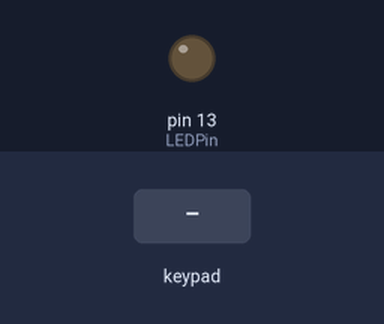
Recording of a sketch running on a simulated Arduino Uno, built with avr-gcc and run on an emulated ATmega328P. Parts: output pins drawn as LEDs (lit = HIGH). Wiring (inferred from the names in the program): 4×4 keypad with keys 1 2 3 A 4 5 6 B 7 8 9 C * 0 # D (labels assumed): rows pin 4, pin 5, pin 6, pin 7; columns pin 8, pin 9, pin 10, pin 11. Dashed ring = blinking. The inputs (shaded band) are chosen by the test bench. Pins used as bus, display or sensor lines are not drawn.

Above: at 1.2 s.
1.3 s: keypad keys 4 5 6 7 pressed 0.4 s apart
At 1.65 s:
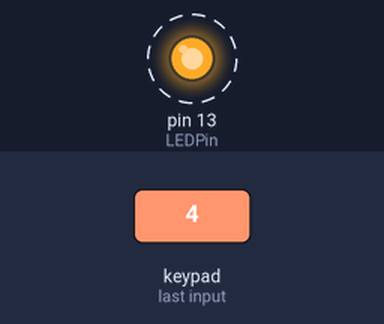
4.4 s: key '1' pressed
At 5.5 s:
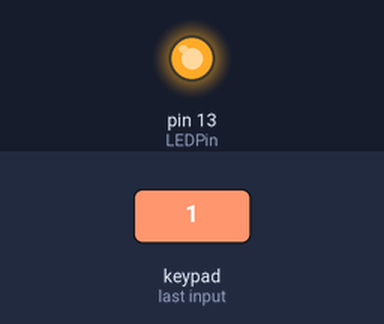
6.0 s: key '2' pressed
At 6.7 s:
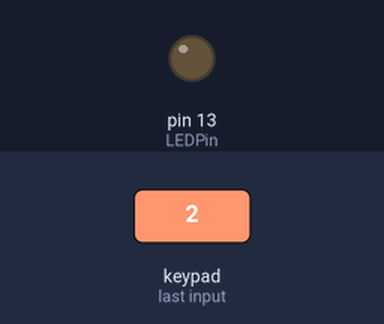
Timing chart, 0 to 9.0 s (numbered marks = the images above; inputs shaded):
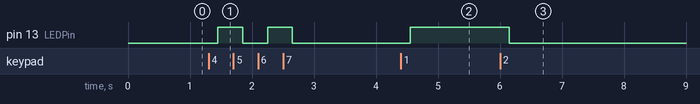

The sketch:

Arduino_matrix.ino
```cpp
const int LEDPin = 13;
const int numRows = 4;//定义4行
const int numCols = 4;//定义4列
const int rowPins[numRows] = {4, 5, 6, 7}; //设置4*4按键对应的引脚
const int colPins[numCols] = {8, 9, 10, 11};
const int debounceTime = 20;//去抖动时间长度 20ms

int LEDState = LOW;

void setup()
{
  pinMode(LEDPin, OUTPUT);
  digitalWrite(LEDPin, LEDState);
  for (int row = 0; row < numRows; row++)
  {
    pinMode(rowPins[row], INPUT);
    digitalWrite(rowPins[row], HIGH);
  }
  for (int column = 0; column < numCols; column++)
  {
    pinMode(colPins[column], OUTPUT);
    digitalWrite(colPins[column], HIGH);
  }
}
void loop()
{
  for (int column = 0; column < numCols; column++)
  {
    digitalWrite(colPins[column], LOW);
    for (int row = 0 ; row < numRows; row++)
    {
      if (digitalRead(rowPins[row]) == LOW) //是否有按键按下
      {
        delay(debounceTime);
        while (digitalRead(rowPins[row]) == LOW); //等待按键释放
        LEDState = !LEDState;
        digitalWrite(LEDPin, LEDState);
      }
    }
    digitalWrite(colPins[column], HIGH);
  }
}
```

Measured:
- after the input at 1.3 s, pin 13 (LEDPin): alternates HIGH for 0.40 s and LOW for 0.40 s, 4 changes in all, then stays LOW, starting after 0.15 s
- after the input at 4.4 s, pin 13 (LEDPin): LOW → HIGH after 0.15 s
- after the input at 6.0 s, pin 13 (LEDPin): HIGH → LOW after 0.15 s
